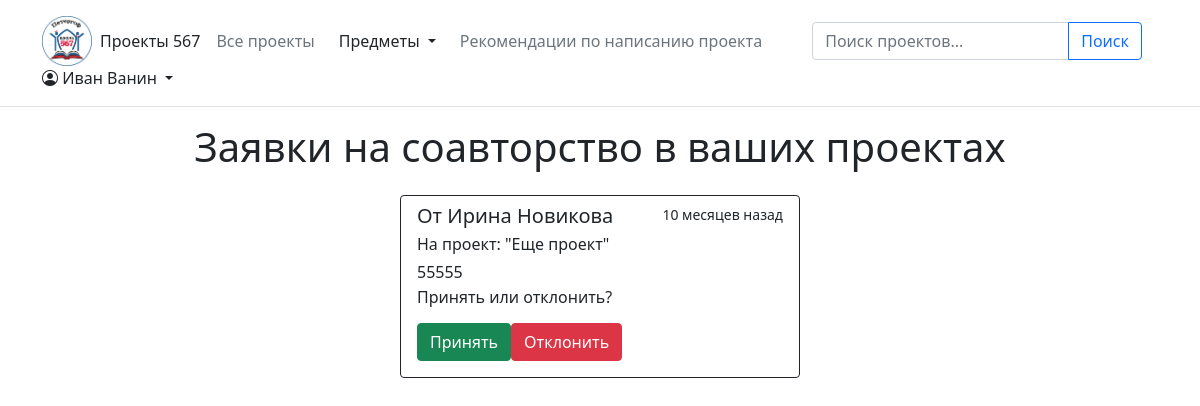
Screenshot of /suggestions/ (signed in) with the database file from the repository.
### models.py (models this page shows, shortened)
class User(db.Model, UserMixin):
    id = db.Column(db.Integer, primary_key=True)
    email = db.Column(db.String(255), unique=True)
    first_name = db.Column(db.String(100))
    last_name = db.Column(db.String(100))
    password = db.Column(db.String(100), nullable=False)
    usertype_id = db.Column(db.Integer, db.ForeignKey('user_type.id'),
                            nullable=False)
    projects = db.relationship('Project', secondary=projects_users, lazy='subquery',
                               backref=db.backref('users', lazy=True))
    projects_suggests = db.relationship('ProjectSuggest', lazy=True, backref="sender")
    admin_access = db.Column(db.Boolean, default=False)
    email_confirmed = db.Column(db.Boolean, default=False)
    def suggestion_count(self):
        f = 0
        for project in self.projects:
            for sugg in project.suggests:
                if sugg.status == 1:
                    f += 1
        return f

class ProjectSuggest(db.Model):
    id = db.Column(db.Integer, primary_key=True)
    message = db.Column(db.Text)
    sender_id = db.Column(db.Integer, db.ForeignKey('user.id'), nullable=False)
    project_id = db.Column(db.Integer, db.ForeignKey('project.id'), nullable=False)
    sent = db.Column(db.DateTime, default=datetime.now)
    status = db.Column(db.Integer, default=1, nullable=False)  # Three cases: 0 - canceled, 1 - active, 2 - accepted

class Project(db.Model):
    id = db.Column(db.Integer, primary_key=True)
    name = db.Column(db.String(100), nullable=False)
    desc = db.Column(db.Text)
    subject_id = db.Column(db.Integer, db.ForeignKey('subject.id'))
    path_to_index = db.Column(db.String(255))
    site_url = db.Column(db.String(255))
    path_to_tphoto = db.Column(db.String(255))
    has_photo = db.Column(db.Boolean, default=False)
    suggests = db.relationship('ProjectSuggest', lazy=True, backref="project")
    created = db.Column(db.DateTime, default=datetime.now)
    slug = db.Column(db.String, unique=True, nullable=False)
    type = db.Column(db.Integer,
                     default=2)  # 0 - Project without files, 1 - Project with files, 2 - Site
    active = db.Column(db.Boolean, default=False)
    is_best = db.Column(db.Boolean, default=False)

### suggestions/blueprint.py (the view)
@suggestions.route('/')
@login_required
def project_suggestions():
    suggests = ProjectSuggest.query.filter(ProjectSuggest.status == 1).all()
    cur_users_projects_ids = list(map(lambda x: x.id, current_user.projects))
    suggests = [suggest for suggest in suggests if suggest.project_id in cur_users_projects_ids]
    return render_template('suggestions/index.html', suggests=suggests)

### accounts/blueprint.py (called while the page is built)
@app.after_request
def redirect_to_signin(response):
    if response.status_code == 401:
        return redirect(url_for('accounts.login_page') + "?next=" + request.url)
    return response

### models.py (called while the page is built)
@login_manager.user_loader
def load_user(user_id):
    return User.query.get(user_id)

### suggestions/templates/suggestions/index.html (shortened to what this page needs)
{% extends 'base.html' %}
{% block content %}
    <h1 class="text-center mb-4">Заявки на соавторство в ваших проектах</h1>
    <div class="list-group col-md-4 offset-4">
        {% for suggest in suggests %}
            <div class="list-group-item list-group-item-action border-dark" aria-current="true">
                <div class="d-flex w-100 justify-content-between">
                    <h5 class="mb-1">От {{ suggest.sender.first_name + " " + suggest.sender.last_name}}</h5>
                    <small id="suggest-created">{{ suggest.sent }}</small>
                </div>
                <p class="mb-1">На проект: "{{ suggest.project.name }}"</p>
                <p class="mb-1">{{ suggest.message }}</p>
                <h6 class="mb-3">Принять или отклонить?</h6>
                <div class="d-flex justify-content-evenly col-md-6 mb-2">
                    <a href="{{ url_for('suggestions.accept_suggest', id_=suggest.id) }}" class="btn btn-success">Принять</a>
                    <a href="{{ url_for('suggestions.cancel_suggest', id_=suggest.id) }}" class="btn btn-danger">Отклонить</a>
                </div>
            </div>
        {% endfor %}
    </div>
{% endblock %}

### templates/base.html (shortened to what this page needs)
<html>
<head>
    <link href="{{ url_for('static', filename='bootstrap.css') }}" rel="stylesheet">
    <link rel="stylesheet" href="https://cdn.jsdelivr.net/npm/bootstrap-icons@1.4.1/font/bootstrap-icons.css">
    <link rel="stylesheet" href="{{ url_for('static', filename='css/card.css') }}">
</head>
<body>
<header class="p-3 mb-3 border-bottom">
    <div class="container">
        <div class="d-flex flex-wrap align-items-center justify-content-center justify-content-lg-start">
            <a href="/" class="d-flex align-items-center mb-2 mb-lg-0 text-dark text-decoration-none">
                <img src="{{ url_for('static', filename='images/567logo.jpg') }}" alt="" width="50">
                <span class="m-2">Проекты 567</span>
            </a>
            <ul class="nav col-12 col-lg-auto me-lg-auto mb-2 justify-content-center mb-md-0">
                <li><a href="{{ url_for('projects.all_projects') }}" class="nav-link px-2 link-secondary">Все
                    проекты</a></li>
                <li>
                    <a class="nav-link dropdown-toggle link-dark" href="#" id="navbarDarkDropdownMenuLink" role="button"
                       data-bs-toggle="dropdown" aria-expanded="false">
                        Предметы
                    </a>
                </li>
                <li>
                    <a href="{{ url_for('projects.all_projects') }}" class="nav-link px-2 link-secondary">
                        Рекомендации по написанию проекта
                    </a>
                </li>
            </ul>
            <form class="col-12 col-lg-auto mb-3 mb-lg-0 me-lg-3" method="get"
                  action="{{ url_for('projects.all_projects') }}">
                <div class="input-group">
                    <input type="search" class="form-control" name="q" placeholder="Поиск проектов..."
                           value={{ request.args.get('q', '') }}>
                    <button type="submit" class="btn btn-outline-primary">Поиск</button>
                </div>
            </form>
            {% if current_user.is_authenticated %}
                <div class="dropdown text-end">
                    <a href="#" class="d-block link-dark text-decoration-none dropdown-toggle" id="dropdownUser1"
                       data-bs-toggle="dropdown" aria-expanded="false">
                        <i class="bi bi-person-circle" style="font-size: 1rem;"></i>
                        <span>{{ current_user.first_name }} {{ current_user.last_name }}</span>
                    </a>
                </div>
            {% endif %}
        </div>
    </div>
</header>
<div class="big-mb">
    {% block content %}
    {% endblock %}
</div>
</body>
</html>

### static/css/card.css (style rules this page uses)
.big-mb { margin-bottom: 10%; }

### rows the page displays
User: first_name "Иван", last_name "Ванин"
ProjectSuggest: sender "Ирина Новикова", project.name "Еще проект", message "55555"
